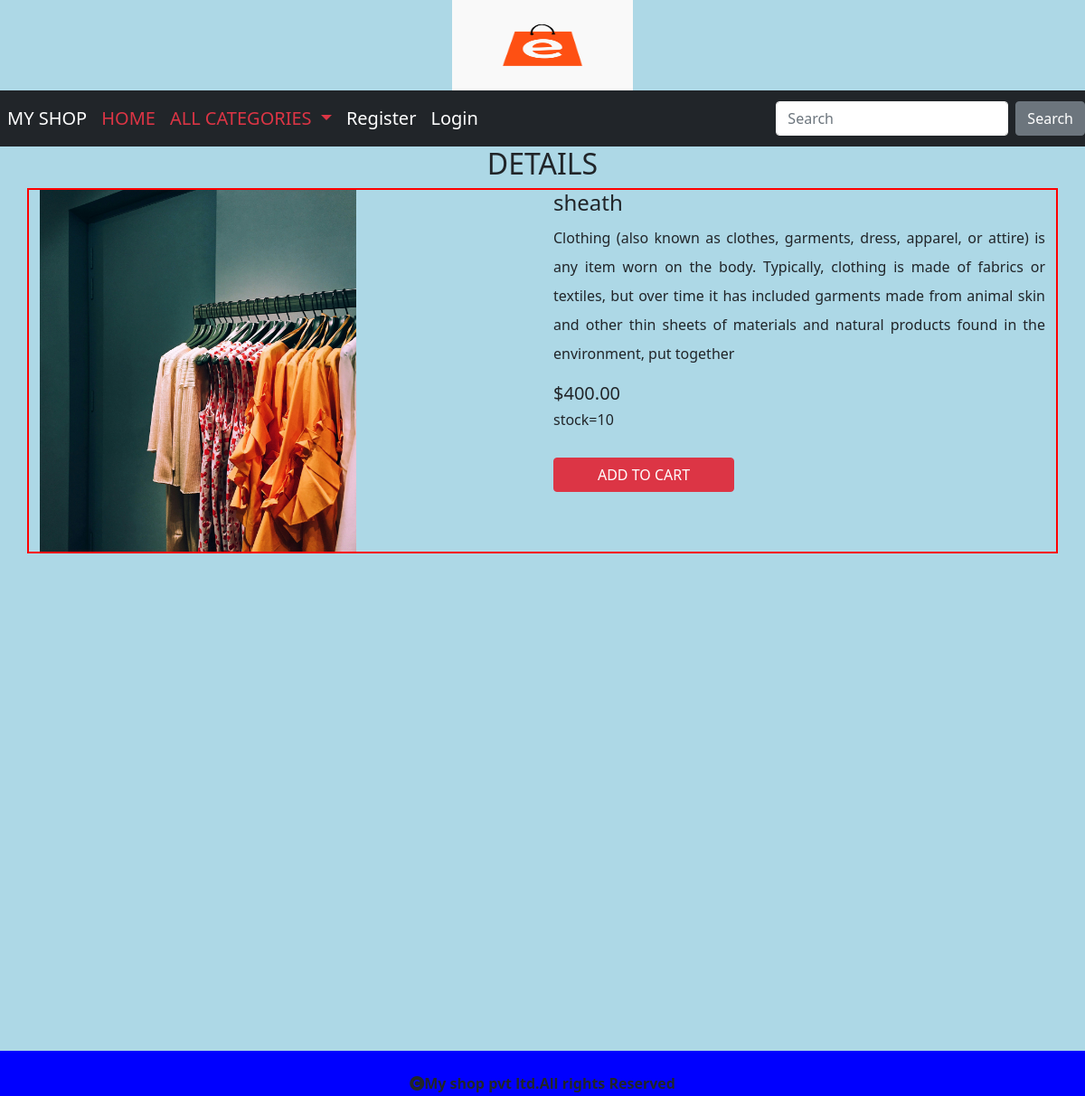
The app's page /detail/5 with its own data.
### shop/models.py (models this page shows, shortened)
class Product(models.Model):
    name=models.CharField(max_length=20)
    desc=models.TextField()
    image=models.ImageField(upload_to='shop/images',null=True,blank=True)
    price=models.DecimalField(max_digits=10,decimal_places=2)
    stock=models.IntegerField()
    available=models.BooleanField(default=True)
    created=models.DateTimeField(auto_now_add=True)   #only one time when we created a new record
    updated=models.DateTimeField(auto_now_add=True) #everytime when we update record
    category=models.ForeignKey(Category,on_delete=models.CASCADE)

### shop/views.py (the view)
# urls.py: path('detail/<int:p>',views.showdetails,name="details"),
def showdetails(request,p):
     p=Product.objects.get(id=p)
     return render(request,'detail.html',{'p':p})

### cart/context_processors.py (called while the page is built, shortened)
def total(request):
    count=0
    return {'count':count}

### shop/context_processors.py (called while the page is built)
def links(request):
    c=Category.objects.all()
    return{'links':c}

### templates/detail.html
{% extends 'base.html' %}
{% load static %}
{% block content %}
<center>
    <h2>DETAILS</h2>
</center>
<div class="container mt-2" style="border:2px solid red;">
    <div class="row">
        <div class="col-sm-6 ">
            <img src="{{p.image.url}}" height="400px" width="350px">
        </div>
        <div class="col-sm-6 " >
            <h4>{{p.name}}</h4>
            <p style="text-align:justify;line-height:2;text-info;">{{p.desc}}</p>
            <h5>${{p.price}}</h5>
            <h6>stock={{p.stock}}</h6>
            {% if user.is_superuser == True %}
            {% if p.stock > 0 %}
            <h4 class="text-success">Product in stock</h4>
            <a href="{% url 'admin:index' %}" class="btn btn-primary mt-4" style="width:300px;">Add stock</a>
            {% else %}
            <h4 class="text-success">Product Out of stock</h4>
            <a href="{% url 'admin:index' %}" class="btn btn-primary mt-4" style="width:300px;">Add stock</a>
            {% endif %}
            {% else %}
            {% if p.stock > 0 %}
            <a href="{% url 'cart:addtocart' p.id %}" class='btn btn-danger mt-4' style="width:200px;">ADD TO CART</a>
            {% else %}
            <h4 class="text-danger">Out of Stock</h4>
            {% endif %}
            {% endif %}
        </div>
    </div>
</div>
{% endblock %}

### static/css/style.css (style rules this page uses)
body { background-color:lightblue; }

### records on screen
Product: image (picture), name "sheath", desc "Clothing (also known as clothes, garments, dress, apparel, or attire) is any item worn on the body. Typically, clothing is made of fabrics or textiles, but over time it has included garments made from animal skin and other thin sheets of materials and natural products found in the environment, put together", price "400.00", stock "10"
